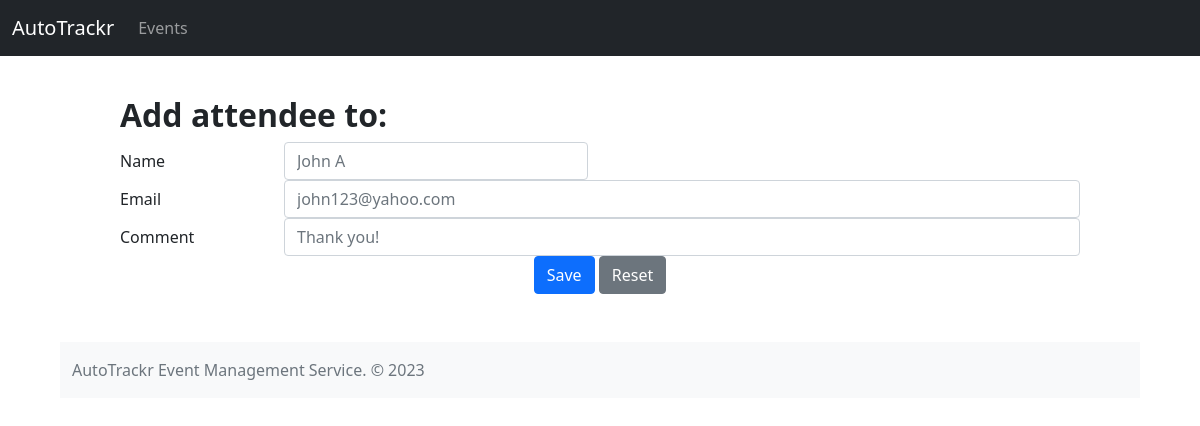
Page /events/6/attendees/4/edit on the earlier database version.
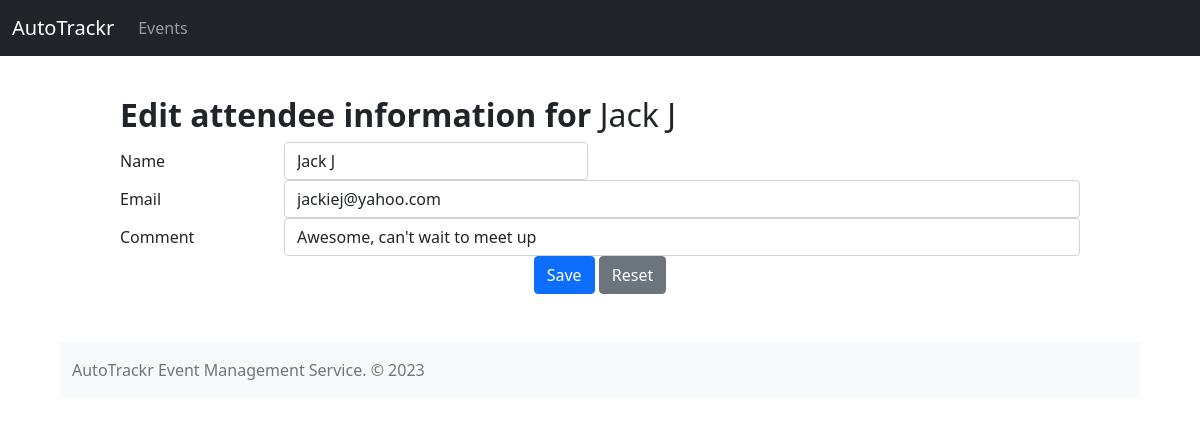
Same page on the later database version.
### tables this page shows
CREATE TABLE "attendees" ("id" INTEGER PRIMARY KEY AUTOINCREMENT, "event_id" INTEGER, "name" TEXT, "email" TEXT, "comment" TEXT);

### app.py (the view)
@app.route('/events/<event_id>/attendees/<attendee_id>/edit', methods=['GET','POST'])
def edit_attendee(attendee_id,event_id):
    event = database.get_event(event_id)
    attendee = database.get_attendee(attendee_id)
    if request.method == 'POST':
        name = request.form['name']
        email = request.form['email']
        comment = request.form['comment']
        error = attendeecheck(name,email,comment)
        if error:
            return render_template("attendee_form.html", error=error, event=event, attendee=attendee, name=name, email=email, comment=comment)
        database.edit_attendee(attendee_id,event_id,name,email,comment)
        return redirect(url_for('events',event_id=event_id))
    else:
        return render_template('attendee_form.html', attendee=attendee, event=event)

### database.py (called while the page is built)
def get_event(event_id):
    con = sqlite3.connect('Events.db')
    with con:
        con.row_factory = sqlite3.Row
        cursorObj = con.cursor()
        cursorObj.execute("select * from events where id = ?", event_id)
        event = cursorObj.fetchone()
    con.close()
    return event

def get_attendee(attendee_id):
    con = sqlite3.connect('Events.db')
    with con:
        con.row_factory = sqlite3.Row
        cursorObj = con.cursor()
        cursorObj.execute("select * from attendees where id = ?", (attendee_id))
        attendee = cursorObj.fetchone()
    con.close()
    return attendee

### templates/attendee_form.html (shortened to what this page needs)
{% extends "base.html" %}
{% block content %}
<div class="container">
    <div class="row">
    {% if attendee %}
        <h2> <b>Edit attendee information for </b> {{attendee['name']}} </h2>
        <form method='POST' name='edit_event'>
            <div class="form-group row">
                <label for="name" class="col-sm-2 col-form-label">Name</label>
                <div class="col-sm-4">
                <input type="text" class="form-control" id="name" name="name" value="{{attendee['name']}}">
                </div>
            </div>
            <div class="form-group row">
                <label for="email" class="col-sm-2 col-form-label">Email</label>
                <div class="col-sm-10">
                <input type="text" class="form-control" id="email" name="email" value="{{attendee['email']}}">
                </div>
            </div>
            <div class="form-group row">
                <label for="comment" class="col-sm-2 col-form-label">Comment</label>
                <div class="col-sm-10">
                <input type="text" class="form-control" id="comment" name="comment" value="{{attendee['comment']}}">
                </div>
            </div>
            <div class="row align-items-center">
                <div class="col text-center">
                    <button class="btn btn-primary" type="submit" value="Submit">Save</button>
                    <button class="btn btn-secondary" type="reset" value="Reset">Reset</button>
                </div>
            </div>
        </form>
    {% else %}
        <h2> <b>Add attendee to:</b> {{event['name']}}</h2>
        <form method='POST' name='create_event'>
            <div class="form-group row">
                <label for="name" class="col-sm-2 col-form-label">Name</label>
                <div class="col-sm-4">
                <input type="name" class="form-control" id="name" name="name" placeholder="John A">
                </div>
            </div>
            <div class="form-group row">
                <label for="email" class="col-sm-2 col-form-label">Email</label>
                <div class="col-sm-10">
                <input type="email" class="form-control" id="email" name="email" placeholder="john123@yahoo.com">
                </div>
            </div>
            <div class="form-group row">
                <label for="comment" class="col-sm-2 col-form-label">Comment</label>
                <div class="col-sm-10">
                <input type="text" class="form-control" id="comment" name="comment" placeholder="Thank you!">
                </div>
            </div>
            <div class="row align-items-center">
                <div class="col text-center">
                    <button class="btn btn-primary" type="submit" value="Submit">Save</button>
                    <button class="btn btn-secondary" type="reset" value="Reset">Reset</button>
                </div>
            </div>
        </form>
    {% endif %}
</div>
{% endblock %}

Differences in the rows shown:
added attendees: name "Jack J", email "jackiej@yahoo.com", comment "Awesome, can't wait to meet up"
Other differences:
text no longer shown: "Add attendee to:"
text now shown: "Edit attendee information for"
